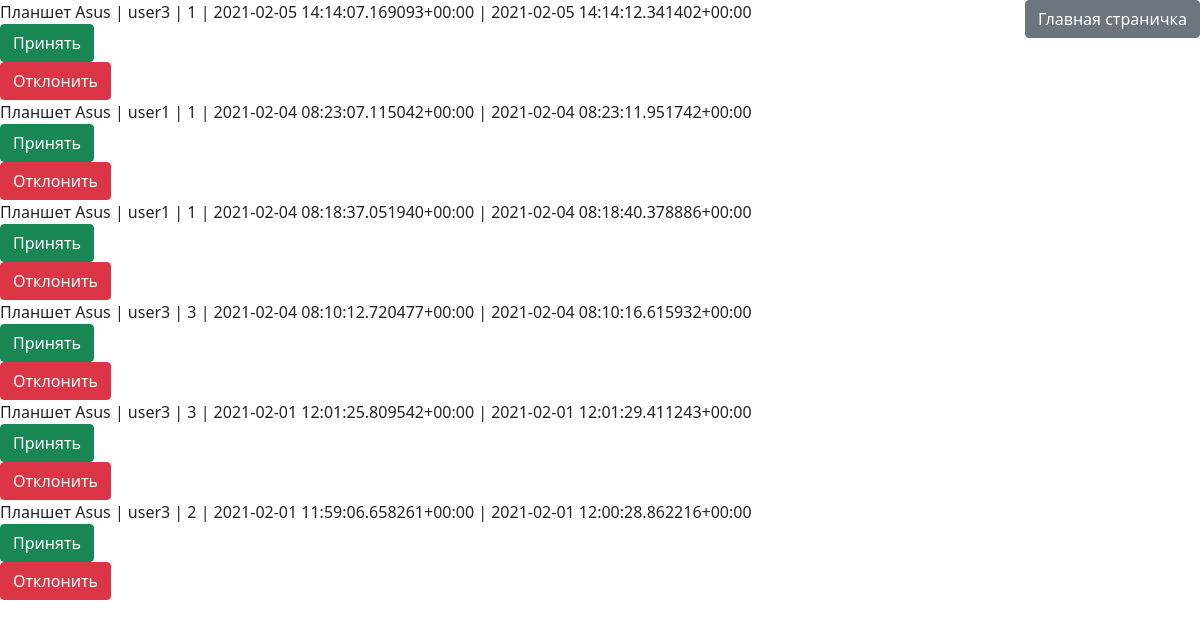
/product_return/ (signed in), run on the app's committed database.
### myshop/models.py (models this page shows, shortened)
class PurchaseReturn(models.Model):
    purchase = models.ForeignKey(Purchase, on_delete=models.CASCADE, verbose_name='purchases')
    return_time = models.DateTimeField(auto_now_add=True)
    class Meta:
        ordering = ['-return_time']
    def __str__(self):
        return f'{self.purchase} | {self.return_time}'

class Purchase(models.Model):
    buyer = models.ForeignKey(settings.AUTH_USER_MODEL, on_delete=models.CASCADE, verbose_name='buyers')
    product = models.ForeignKey(Product, on_delete=models.CASCADE, verbose_name='products')
    quantity = models.PositiveSmallIntegerField()
    purchase_time = models.DateTimeField(auto_now_add=True)
    class Meta:
        ordering = ['-purchase_time']
    def __str__(self):
        return f'{self.product.name} | {self.buyer.username} | {self.quantity} | {self.purchase_time}'

class Product(models.Model):
    name = models.CharField(max_length=50)
    photo = models.ImageField(null=True, blank=True)
    description = models.TextField()
    price = models.PositiveIntegerField()
    quantity = models.PositiveSmallIntegerField()

class CustomUser(AbstractUser):
    wallet = models.PositiveIntegerField(default=1000)

### myshop/views.py (the view)
# urls.py: path('product_return/', ProductReturnListView.as_view(),
class ProductReturnListView(PermissionRequiredMixin, ListView):
    permission_required = 'is_superuser'
    model = PurchaseReturn
    template_name = 'product_return.html'

### templates/product_return.html (shortened to what this page needs)
{% extends 'base.html' %}
{% block content %}
	{% for product_return in object_list %}
		{{product_return}}
		<form method="post" action="{% url 'delete_purchase' product_return.purchase.pk %}">
    		<input class="btn btn-success" type="submit" value="Принять">
		</form>
		<form method="post" action="{% url 'delete_purchase_return' product_return.pk %}">
    		<input class="btn btn-danger" type="submit" value="Отклонить">
		</form>
	{% endfor %}
{% endblock %}

### data on the page
PurchaseReturn: purchase+return_time "Планшет Asus | user3 | 1 | 2021-02-05 14:14:07.169093+00:00 | 2021-02-05 14:14:12.341402+00:00"
PurchaseReturn: purchase+return_time "Планшет Asus | user1 | 1 | 2021-02-04 08:23:07.115042+00:00 | 2021-02-04 08:23:11.951742+00:00"
PurchaseReturn: purchase+return_time "Планшет Asus | user1 | 1 | 2021-02-04 08:18:37.051940+00:00 | 2021-02-04 08:18:40.378886+00:00"
PurchaseReturn: purchase+return_time "Планшет Asus | user3 | 3 | 2021-02-04 08:10:12.720477+00:00 | 2021-02-04 08:10:16.615932+00:00"
PurchaseReturn: purchase+return_time "Планшет Asus | user3 | 3 | 2021-02-01 12:01:25.809542+00:00 | 2021-02-01 12:01:29.411243+00:00"
PurchaseReturn: purchase+return_time "Планшет Asus | user3 | 2 | 2021-02-01 11:59:06.658261+00:00 | 2021-02-01 12:00:28.862216+00:00"
